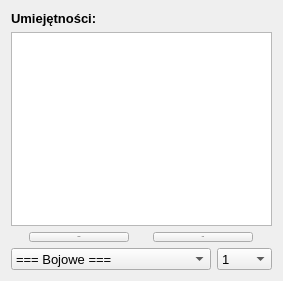
     <widget class="QWidget" name="layoutWidget">
      <property name="geometry">
       <rect>
        <x>10</x>
        <y>50</y>
        <width>251</width>
        <height>281</height>
       </rect>
      </property>
      <layout class="QVBoxLayout" name="verticalLayout_4">
       <item>
        <widget class="QLabel" name="label_2">
         <property name="font">
          <font>
           <pointsize>10</pointsize>
           <weight>75</weight>
           <bold>true</bold>
          </font>
         </property>
         <property name="text">
          <string>Umiejętności:</string>
         </property>
        </widget>
       </item>
       <item>
        <layout class="QVBoxLayout" name="verticalLayout_2">
         <item>
          <layout class="QVBoxLayout" name="verticalLayout">
           <item>
            <widget class="QListWidget" name="listWidget">
             <property name="minimumSize">
              <size>
               <width>245</width>
               <height>0</height>
              </size>
             </property>
             <property name="toolTipDuration">
              <number>1</number>
             </property>
            </widget>
           </item>
           <item>
            <layout class="QHBoxLayout" name="horizontalLayout_3">
             <item>
              <widget class="QPushButton" name="pushButton_addSkill">
               <property name="maximumSize">
                <size>
                 <width>100</width>
                 <height>16777215</height>
                </size>
               </property>
               <property name="font">
                <font>
                 <pointsize>-1</pointsize>
                </font>
               </property>
               <property name="text">
                <string>Dodaj</string>
               </property>
              </widget>
             </item>
             <item>
              <widget class="QPushButton" name="pushButton_removeSkill">
               <property name="maximumSize">
                <size>
                 <width>100</width>
                 <height>16777215</height>
                </size>
               </property>
               <property name="font">
                <font>
                 <pointsize>-1</pointsize>
                </font>
               </property>
               <property name="text">
                <string>Usuń</string>
               </property>
              </widget>
             </item>
            </layout>
           </item>
          </layout>
         </item>
         <item>
          <layout class="QHBoxLayout" name="horizontalLayout_2">
           <item>
            <widget class="QComboBox" name="comboBox">
             <property name="maximumSize">
              <size>
               <width>16777215</width>
               <height>22</height>
              </size>
             </property>
             <property name="font">
              <font>
               <pointsize>10</pointsize>
              </font>
             </property>
             <property name="frame">
              <bool>true</bool>
             </property>
             <item>
              <property name="text">
               <string>=== Bojowe ===</string>
              </property>
             </item>
             <item>
              <property name="text">
               <string>Rzeź</string>
              </property>
             </item>
             <item>
              <property name="text">
               <string>Szkolenie Bojowe</string>
              </property>
             </item>
             <item>
              <property name="text">
               <string>Strzał Wstrząsowy</string>
              </property>
             </item>
             <item>
              <property name="text">
               <string>Skok Adrenaliny</string>
              </property>
             </item>
             <item>
              <property name="text">
               <string>Umocnienie</string>
              </property>
             </item>
             <item>
              <property name="text">
               <string>=== Biotyczne ===</string>
              </property>
             </item>
             <item>
              <property name="text">
               <string>Bariera</string>
              </property>
             </item>
             <item>
              <property name="text">
               <string>Dysruptor Fazowy</string>
              </property>
             </item>
             <item>
              <property name="text">
               <string>Fala Uderzeniowa</string>
              </property>
             </item>
             <item>
              <property name="text">
               <string>Kula Biotyczna</string>
              </property>
             </item>
             <item>
              <property name="text">
               <string>Odkształcenie</string>
              </property>
             </item>
             <item>
              <property name="text">
               <string>Osobliwość</string>
              </property>
             </item>
             <item>
              <property name="text">
               <string>Przyciągnięcie</string>
              </property>
             </item>
             <item>
              <property name="text">
               <string>Rzut</string>
              </property>
             </item>
             <item>
              <property name="text">
               <string>Spustoczenie</string>
              </property>
             </item>
             <item>
              <property name="text">
               <string>Zastój</string>
              </property>
             </item>
             <item>
              <property name="text">
               <string>=== Technologiczne ===</string>
              </property>
             </item>
             <item>
              <property name="text">
               <string>Kriowybuch</string>
              </property>
             </item>
             <item>
              <property name="text">
               <string>Mina Zbliżeniowa</string>
              </property>
             </item>
             <item>
              <property name="text">
               <string>Natychmiastowe Zamrożenie</string>
              </property>
             </item>
             <item>
              <property name="text">
               <string>Przeciążenie</string>
              </property>
             </item>
             <item>
              <property name="text">
               <string>Sabotaż</string>
              </property>
             </item>
             <item>
              <property name="text">
               <string>Siatka Pojmań</string>
              </property>
             </item>
             <item>
              <property name="text">
               <string>Skan Taktyczny</string>
              </property>
             </item>
             <item>
              <property name="text">
               <string>Sonda Bojowa</string>
              </property>
             </item>
             <item>
              <property name="text">
               <string>Sonta Obronna</string>
              </property>
             </item>
             <item>
              <property name="text">
               <string>Spalenie</string>
              </property>
             </item>
             <item>
              <property name="text">
               <string>Wieżyczka Strażnicza</string>
              </property>
             </item>
             <item>
              <property name="text">
               <string>Wyssanie Energii</string>
              </property>
             </item>
             <item>
              <property name="text">
               <string>=== Klasowe ===</string>
              </property>
             </item>
             <item>
              <property name="text">
               <string>Amunicja Dysrupcyjna</string>
              </property>
             </item>
             <item>
              <property name="text">
               <string>Nowa</string>
              </property>
             </item>
             <item>
              <property name="text">
               <string>Szarża Biotyczna</string>
              </property>
             </item>
             <item>
              <property name="text">
               <string>Kamuflaż Taktyczny</string>
              </property>
             </item>
             <item>
              <property name="text">
               <string>Pancerz Technologiczny</string>
              </property>
             </item>
             <item>
              <property name="text">
               <string>=== Amunicje Specjalne ===</string>
              </property>
             </item>
             <item>
              <property name="text">
               <string>Amunicja Drążąca</string>
              </property>
             </item>
             <item>
              <property name="text">
               <string>Amunicja Odkształcająca</string>
              </property>
             </item>
             <item>
              <property name="text">
               <string>Amunicja Zapalająca</string>
              </property>
             </item>
             <item>
              <property name="text">
               <string>Krio-Amunicja</string>
              </property>
             </item>
             <item>
              <property name="text">
               <string>=== Granaty ===</string>
              </property>
             </item>
             <item>
              <property name="text">
               <string>Granaty Odłamkowe</string>
              </property>
             </item>
             <item>
              <property name="text">
               <string>Granaty Inferno</string>
              </property>
             </item>
             <item>
              <property name="text">
               <string>Granaty Kasetowe</string>
              </property>
             </item>
             <item>
              <property name="text">
               <string>Granaty Przylepne</string>
              </property>
             </item>
             <item>
              <property name="text">
               <string>Granaty Podnoszące</string>
              </property>
             </item>
             <item>
              <property name="text">
               <string>=== Prestiżowe ===</string>
              </property>
             </item>
             <item>
              <property name="text">
               <string>Atak Dewastatora</string>
              </property>
             </item>
             <item>
              <property name="text">
               <string>Atak z Ukrycia</string>
              </property>
             </item>
             <item>
              <property name="text">
               <string>Bicz</string>
              </property>
             </item>
             <item>
              <property name="text">
               <string>Biotyczne Kule</string>
              </property>
             </item>
             <item>
              <property name="text">
               <string>Ciemny Kanał</string>
              </property>
             </item>
             <item>
              <property name="text">
               <string>Ciśnięcie</string>
              </property>
             </item>
             <item>
              <property name="text">
               <string>Elektryczne Cięcie</string>
              </property>
             </item>
             <item>
              <property name="text">
               <string>Granaty Łukowe</string>
              </property>
             </item>
             <item>
              <property name="text">
               <string>Kula Ciemnej Energii</string>
              </property>
             </item>
             <item>
              <property name="text">
               <string>Mina Zwiadowcza</string>
              </property>
             </item>
             <item>
              <property name="text">
               <string>Pakiet Stymulantów</string>
              </property>
             </item>
             <item>
              <property name="text">
               <string>Płomiennik</string>
              </property>
             </item>
             <item>
              <property name="text">
               <string>Pole Unicestwienia</string>
              </property>
             </item>
             <item>
              <property name="text">
               <string>Przynęta</string>
              </property>
             </item>
             <item>
              <property name="text">
               <string>Pylon Zaopatrzenia</string>
              </property>
             </item>
             <item>
              <property name="text">
               <string>Roztrzaskanie</string>
              </property>
             </item>
             <item>
              <property name="text">
               <string>Skupienie Biotyczne</string>
              </property>
             </item>
             <item>
              <property name="text">
               <string>Strzelec Wyborowy</string>
              </property>
             </item>
             <item>
              <property name="text">
               <string>Tryb Pustoszyciela</string>
              </property>
             </item>
             <item>
              <property name="text">
               <string>Wzmocnienie Tarcz</string>
              </property>
             </item>
            </widget>
           </item>
           <item>
            <widget class="QComboBox" name="comboBox_2">
             <property name="minimumSize">
              <size>
               <width>55</width>
               <height>0</height>
              </size>
             </property>
             <property name="maximumSize">
              <size>
               <width>55</width>
               <height>22</height>
              </size>
             </property>
             <property name="font">
              <font>
               <pointsize>10</pointsize>
              </font>
             </property>
             <item>
              <property name="text">
               <string>1</string>
              </property>
             </item>
             <item>
              <property name="text">
               <string>2</string>
              </property>
             </item>
             <item>
              <property name="text">
               <string>3</string>
              </property>
             </item>
             <item>
              <property name="text">
               <string>4A</string>
              </property>
             </item>
             <item>
              <property name="text">
               <string>4B</string>
              </property>
             </item>
             <item>
              <property name="text">
               <string>5AB</string>
              </property>
             </item>
             <item>
              <property name="text">
               <string>5AA</string>
              </property>
             </item>
             <item>
              <property name="text">
               <string>5BA</string>
              </property>
             </item>
             <item>
              <property name="text">
               <string>5BB</string>
              </property>
             </item>
             <item>
              <property name="text">
               <string>6AAA</string>
              </property>
             </item>
             <item>
              <property name="text">
               <string>6ABA</string>
              </property>
             </item>
             <item>
              <property name="text">
               <string>6BAA</string>
              </property>
             </item>
             <item>
              <property name="text">
               <string>6AAB</string>
              </property>
             </item>
             <item>
              <property name="text">
               <string>6BAB</string>
              </property>
             </item>
             <item>
              <property name="text">
               <string>6BBA</string>
              </property>
             </item>
             <item>
              <property name="text">
               <string>6ABB</string>
              </property>
             </item>
             <item>
              <property name="text">
               <string>6BBB</string>
              </property>
             </item>
            </widget>
           </item>
          </layout>
         </item>
        </layout>
       </item>
      </layout>
     </widget>
